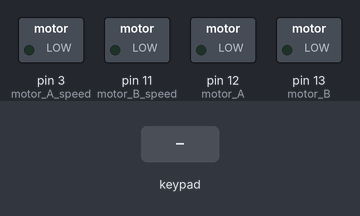
A sketch run on a simulated Arduino Uno, built with avr-gcc and run on an emulated ATmega328P. On the bench: switched loads named in the sketch (green lamp = pin HIGH). The test bench sets the inputs (shaded band).

Above: at 1.2 s.
1.3 s: key 'U' pressed
At 3.5 s:
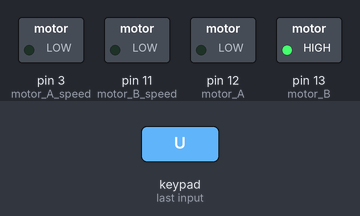
3.8 s: key 'D' pressed
At 5.6 s:
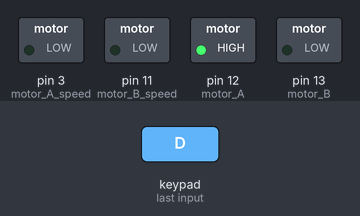
6.3 s: key 'L' pressed
At 6.7 s:
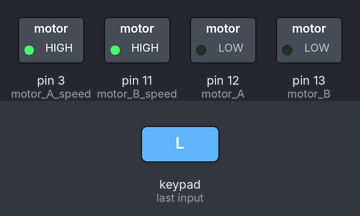
8.8 s: key 'R' pressed
At 10.6 s:
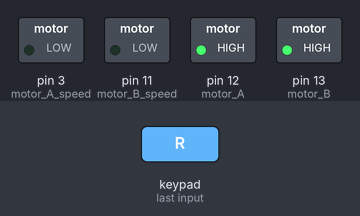
Timing chart, 0 to 12.1 s (numbered marks = the images above; inputs shaded):
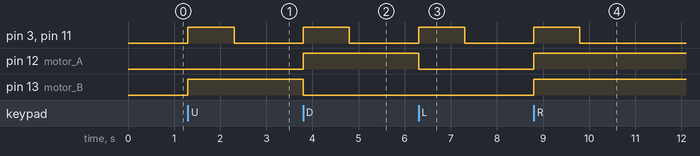

The sketch:

SMARS_Bluetooth.ino
```cpp
#include <Dabble.h>

// set Motor A to Arduino Pins
int motor_A = 12; // official Arduino Motor Shield uses D12
int motor_B = 13; // official Arduino Motor Shield uses D13

// set the Motor Speed using the Arduino Pins
int motor_A_speed = 3; // official Arduino Motor Shield uses D3
int motor_B_speed = 11; // official Arduino Motor Shield uses D11

// set the time between motor on and motor off
int wait_in_milliseconds = 1000;

void setup() {
  // put your setup code here, to run once:
  Dabble.begin(9600);

  // set the Arduino pin to OUTPUT mode
  pinMode(motor_A, OUTPUT);
  pinMode(motor_B, OUTPUT);
}

void loop() {
  // put your main code here, to run repeatedly:

  Dabble.processInput();
  if (GamePad.isUpPressed()) forward();
  if (GamePad.isDownPressed()) backward();
  if (GamePad.isLeftPressed()) turnLeft();
  if (GamePad.isRightPressed()) turnRight();

}
```

movement.ino
```cpp
// Lesson 01 Movement
// www.smarsfan.com/play/lessons/lesson_01_movement


// move forward
void forward() {

  // set the direction to forward
  digitalWrite(motor_A, LOW);
  digitalWrite(motor_B, HIGH);

  // set to full speed
  analogWrite(motor_A_speed, 255);
  analogWrite(motor_B_speed, 255);

  // wait
  delay(wait_in_milliseconds);

  // stop
  analogWrite(motor_A_speed, 0);
  analogWrite(motor_B_speed, 0);
}

void backward(){
  // set the direction to forward
  digitalWrite(motor_A, HIGH);
  digitalWrite(motor_B, LOW);

  // set to full speed
  analogWrite(motor_A_speed, 255);
  analogWrite(motor_B_speed, 255);

  // wait
  delay(wait_in_milliseconds);

  // stop
  analogWrite(motor_A_speed, 0);
  analogWrite(motor_B_speed, 0);
}

void turnRight(){
  // set the direction to forward
  digitalWrite(motor_A, HIGH);
  digitalWrite(motor_B, HIGH);

  // set to full speed
  analogWrite(motor_A_speed, 255);
  analogWrite(motor_B_speed, 255);

  // wait
  delay(wait_in_milliseconds);

  // stop
  analogWrite(motor_A_speed, 0);
  analogWrite(motor_B_speed, 0);
}

void turnLeft(){
  // set the direction to forward
  digitalWrite(motor_A, LOW);
  digitalWrite(motor_B, LOW);

  // set to full speed
  analogWrite(motor_A_speed, 255);
  analogWrite(motor_B_speed, 255);

  // wait
  delay(wait_in_milliseconds);

  // stop
  analogWrite(motor_A_speed, 0);
  analogWrite(motor_B_speed, 0);
}
```

Measured:
- after the input at 1.3 s, pin 3 (motor_A_speed), pin 11 (motor_B_speed): LOW → HIGH at once, → LOW 1.0 s later; pin 13 (motor_B): LOW → HIGH at once
- after the input at 3.8 s, pin 3 (motor_A_speed), pin 11 (motor_B_speed): LOW → HIGH at once, → LOW 1.0 s later; pin 12 (motor_A): LOW → HIGH at once; pin 13 (motor_B): HIGH → LOW at once
- after the input at 6.3 s, pin 3 (motor_A_speed), pin 11 (motor_B_speed): LOW → HIGH at once, → LOW 1.0 s later; pin 12 (motor_A): HIGH → LOW at once
- after the input at 8.8 s, pin 3 (motor_A_speed), pin 11 (motor_B_speed): LOW → HIGH at once, → LOW 1.0 s later; pin 12 (motor_A), pin 13 (motor_B): LOW → HIGH at once
